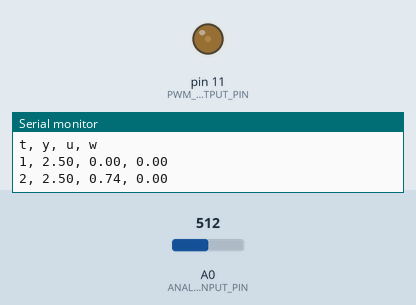
Recording of a sketch running on a simulated Arduino Uno, built with avr-gcc and run on an emulated ATmega328P. Parts: output pins drawn as LEDs (lit = HIGH), the last lines printed to the serial monitor. Inputs (shaded band) come from the test bench; at power-on: A0 (ANALOG_INPUT_PIN) = 512.

Above: at 2.8 s.
2.9 s: A0 (ANALOG_INPUT_PIN) set to 122
At 3.8 s:
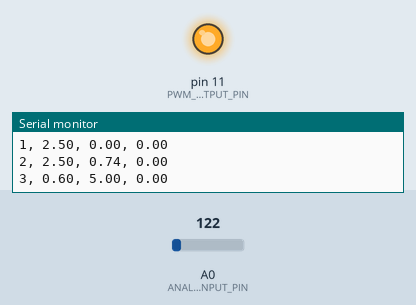
At 4.8 s:
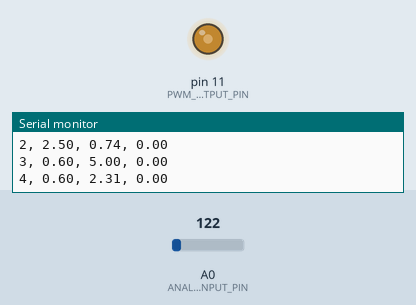
7.0 s: A0 (ANALOG_INPUT_PIN) set to 0
9.5 s: A0 (ANALOG_INPUT_PIN) set to 16
Timing chart, 0 to 18.5 s (numbered marks = the images above; inputs shaded):
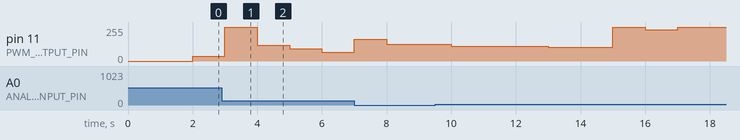

The sketch:

RegulatorPID.ino
```cpp
#include "Arduino.h"
#include "PIDController.h"
#include "InputOutput.h"
#include "MemoryFree.h"

#define ANALOG_INPUT_PIN 0
#define PWM_OUTPUT_PIN 11

PIDController pidController;
InputOutput inputOutput;
/*This lines are set by user.*/
float r0 = 2.0;
float Ti = 2.3599;
float Td = 0.5723;
float setpoint = 0.0;
float alfa = 0.0;
int future = 0;
int Ts = 1;
////////////////////////////////

long previous_millis = 0;
const long interval = Ts * 1000;
float last_sample = 0.0;
float controll_value = 0.0;
int input_value = 0;
int output_value = 0;
void setup() {
	Serial.begin(9600);
	Serial.flush();
	pinMode(ANALOG_INPUT_PIN, INPUT);
	pinMode(PWM_OUTPUT_PIN, OUTPUT);

	Serial.println("Starting");
	/*This method should be called first*/
	pidController.initialize(r0, Ti, Td, Ts, setpoint, alfa, future);
	/* Here I have written information about free memory in UNO, controller data and computing time*/
	Serial.println(freeMemory());
	Serial.println();
	pidController.showControllerData();
	Serial.println();
	Serial.println(millis());
	Serial.println("t, y, u, w");

}

void loop() {
	long current_millis = millis();
	/*Every sample time is processed this condition*/
	if (current_millis - previous_millis >= interval) {
		previous_millis = current_millis;

		input_value = analogRead(ANALOG_INPUT_PIN);
		last_sample = inputOutput.inputToVoltage(input_value);

		/*Here you can set the set points in future. Method parameters are (set point,current_time,start_time,end_time). End time>start time.*/
		pidController.setSetpoint(1.0, current_millis, 10, 35);
		pidController.setSetpoint(2.0, current_millis, 35, 60);
		pidController.setSetpoint(1.0, current_millis, 60, 85);
		pidController.setSetpoint(0.0, current_millis, 85, 110);

		/*Computing of control law*/
		controll_value = pidController.process(last_sample);

		output_value = inputOutput.voltageToOutput(controll_value);
		analogWrite(PWM_OUTPUT_PIN, output_value);
		/* This method prints all measurements*/
		pidController.printData(current_millis);

	}
}
```

InputOutput.cpp
```cpp
/*
 * InputOutput.cpp
 *
 *  Created on: 11. 11. 2018
 *      Author: Jiri
 */

#include "InputOutput.h"

InputOutput::InputOutput() {
	// TODO Auto-generated constructor stub

}

float InputOutput::inputToVoltage(int _input_value) {
	float voltage;
	//prevod z rozsahu 0-1023 na 0-5V s desetinným místem
	voltage = _input_value * (5.0 / 1023.0);

	return voltage;
}

int InputOutput::voltageToOutput(float _output_value) {
	int output;
	//Dolní a horní omezení
	if (_output_value < 0.0) {
		_output_value = 0.0;
	}

	if (_output_value > 5.0) {
		_output_value = 5.0;
	}

	// prevod z 0-5V na 0-255 bez desetinneho mista
	output = _output_value * 51;

	return output;
}

InputOutput::~InputOutput() {
	// TODO Auto-generated destructor stub
}
```

InputOutput.h
```cpp
/*
 * InputOutput.h
 *
 *  Created on: 11. 11. 2018
 *      Author: Jiri
 */

#ifndef INPUTOUTPUT_H_
#define INPUTOUTPUT_H_

class InputOutput {
public:
	InputOutput();
	float inputToVoltage(int _input_value);
	int voltageToOutput(float _output_value);
	virtual ~InputOutput();
};

#endif /* INPUTOUTPUT_H_ */
```

MemoryFree.cpp
```cpp
#if (ARDUINO >= 100)
#include <Arduino.h>
#else
#include <WProgram.h>
#endif

extern unsigned int __heap_start;
extern void *__brkval;

/*
 * The free list structure as maintained by the
 * avr-libc memory allocation routines.
 */
struct __freelist
{
  size_t sz;
  struct __freelist *nx;
};

/* The head of the free list structure */
extern struct __freelist *__flp;

#include "MemoryFree.h"

/* Calculates the size of the free list */
int freeListSize()
{
  struct __freelist* current;
  int total = 0;
  for (current = __flp; current; current = current->nx)
  {
    total += 2; /* Add two bytes for the memory block's header  */
    total += (int) current->sz;
  }

  return total;
}

int freeMemory()
{
  int free_memory;
  if ((int)__brkval == 0)
  {
    free_memory = ((int)&free_memory) - ((int)&__heap_start);
  }
  else
  {
    free_memory = ((int)&free_memory) - ((int)__brkval);
    free_memory += freeListSize();
  }
  return free_memory;
}
```

MemoryFree.h
```cpp
// MemoryFree library based on code posted here:
// http://www.arduino.cc/cgi-bin/yabb2/YaBB.pl?num=1213583720/15
// Extended by Matthew Murdoch to include walking of the free list.

#ifndef	MEMORY_FREE_H
#define MEMORY_FREE_H

#ifdef __cplusplus
extern "C" {
#endif

int freeMemory();

#ifdef  __cplusplus
}
#endif

#endif
```

PIDController.cpp
```cpp
/*
 * PIDController.cpp
 *
 *  Created on: 25. 2. 2019
 *      Author: Jiri
 */

#include "PIDController.h"
#include "Arduino.h"

PIDController::PIDController() {
	 _q0=0.0;
	 _q1=0.0;
	 _q2=0.0;
	 _controll_value=0.0;
	 _last_sample = 0.0;
	 _future=0;
	 for (int i = 0; i < 6; ++i) {
		 _setPoint[i]=0.0;
	}
	 for (int i = 0; i < 3; ++i) {
		 _error[i]=0.0;
	}

	 _alfa=0.0;
	 _last_setPoint=0.0;

}

void PIDController::initialize(float r0, float Ti, float Td,float Ts, float setPoint, float alfa,int future){

		_q0=r0*(1+Ts/Ti+Td/Ts);
		_q1=-r0*(1+2*Td/Ts);
		_q2=r0*Td/Ts;
		_setPoint[0]=setPoint;
		_alfa=alfa;
		_future=future;

}

void PIDController::printData(long current_time){

	Serial.print(current_time / 1000);
	Serial.print(", ");
	Serial.print(_last_sample);
	Serial.print(", ");
	Serial.print(_controll_value);
	Serial.print(", ");
	Serial.println(_setPoint[0]);

}

float PIDController::process(float last_sample){
	_last_sample = last_sample;

	_error[0] = _setPoint[ 0 + _future] - _last_sample;


	_controll_value += _q0*_error[0]+_q1*_error[1]+_q2*_error[2];

	for (int i = 2; i > 0; --i) {
		_error[i] = _error[i-1];
	}

	if (_controll_value<0.0) {
		_controll_value=0.0;
	}
	if (_controll_value>5.0) {
		_controll_value=5.0;
	}

	return _controll_value;

}

void PIDController::showControllerData(){
	Serial.print("q0: ");
	Serial.print(_q0);
	Serial.print(" q1: ");
	Serial.print(_q1);
	Serial.print(" q2: ");
	Serial.println(_q2);
	Serial.print("set point: ");
	Serial.println(_setPoint[0]);
}

void PIDController::setSetpoint(float w, long current_time, long start_time, long end_time){
	if (_setPoint[0]!=w && (current_time >= start_time * 1000) && (current_time <= end_time * 1000)) {
		for (int i = 0; i < 5; ++i) {
			_setPoint[i]=_setPoint[i+1];
		}
		_setPoint[5] = _alfa*_last_setPoint+(1-_alfa)*w;
		_last_setPoint=_setPoint[5];
	}

}

PIDController::~PIDController() {
	// TODO Auto-generated destructor stub
}
```

PIDController.h
```cpp
/*
 * PIDController.h
 *
 *  Created on: 25. 2. 2019
 *      Author: Jiri
 */

#ifndef PIDCONTROLLER_H_
#define PIDCONTROLLER_H_

class PIDController {
public:
	PIDController();
	void initialize(float r0, float Ti, float Td,float Ts, float setPoint, float alfa,int future);
	void showControllerData();
	void setSetpoint(float w, long current_time, long start_time,
			long end_time);
	void printData(long current_time);
	float process(float last_sample);
	virtual ~PIDController();
private:
	float _q0;
	float _q1;
	float _q2;
	float _controll_value;
	float _last_sample;
	float _setPoint[6];
	float _error[3];
	float _last_setPoint;
	float _alfa;

	int _future;

};

#endif /* PIDCONTROLLER_H_ */
```

Measured:
- after the input at 2.9 s, pin 11 (PWM_OUTPUT_PIN): 37/255 → 255/255 after 0.10 s, → 117/255 1.0 s later, → 92/255 1.0 s later, → 66/255 1.0 s later
